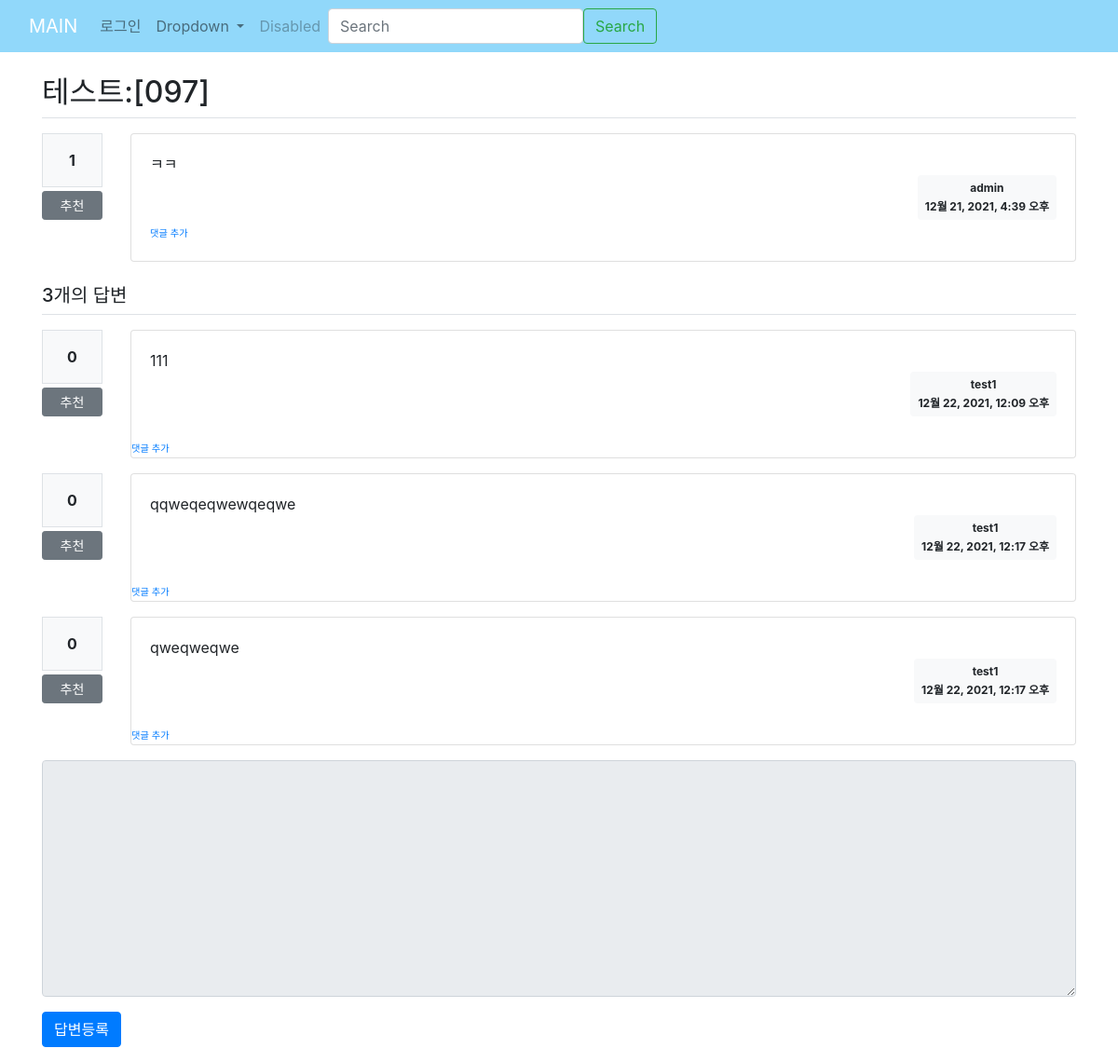
Page /113/ on the committed database.
### board/models.py (models this page shows, shortened)
class Question(models.Model):
    modify_date = models.DateTimeField(null=True, blank=True)
    author = models.ForeignKey(User, on_delete=models.CASCADE, related_name='author_question')
    subject = models.CharField(max_length=200)
    content = models.TextField()
    create_date = models.DateTimeField()
    voter = models.ManyToManyField(User, related_name='voter_question')

class Answer(models.Model):
    modify_date = models.DateTimeField(null=True, blank=True)
    author = models.ForeignKey(User, on_delete=models.CASCADE, null=True, related_name='author_answer')
    question = models.ForeignKey(Question, on_delete=models.CASCADE)
    content = models.TextField()
    create_date = models.DateTimeField()
    voter = models.ManyToManyField(User, related_name='voter_answer')

### board/views/base_views.py (the view)
# urls.py: path('<int:question_id>/', base_views.detail, name='detail'),
def detail(request, question_id):
    question = get_object_or_404(Question, pk=question_id)
    context = {'question': question}
    return render(request, 'board/question_detail.html', context)

### templates/board/question_detail.html (shortened to what this page needs)
{% extends 'base.html' %}
{% block content %}
<div class="container my-3">
    <h2 class="border-bottom py-2">{{ question.subject }}</h2>
    <div class="row my-3">
        <div class="col-1">
            <div class="bg-light text-center p-3 border font-weight-bolder mb-1" id="test">
                {{question.voter.count}}
            </div>
            <a href="#" data-uri="{% url 'board:vote_question' question.id %}"
               class="recommend btn btn-sm btn-secondary btn-block my-1">추천</a>
        </div>
        <div class="col-11">
            <div class="card">
                <div class="card-body">
                    <div class="card-text" style="white-space: pre-line;">{{ question.content }}</div>
                        <div class="d-flex justify-content-end">
                            <div class="badge badge-light p-2">
                        <div class="mb-2">{{ question.author }}</div>
                    <div>{{ question.create_date }}</div>
                </div>
            </div>
            <div>
                <a href="{% url 'board:comment_create_question' question.id %}"
                   class="small"><small>댓글 추가</small>
                </a>
            </div>
        </div>
    </div>
    </div>
    </div>
    <h5 class="border-bottom my-3 py-2">{{ question.answer_set.count}}개의 답변</h5>
        {% for answer in question.answer_set.all %}
        <div class="row my-3">
            <div class="col-1">
                <div class="bg-light text-center p-3 border font-weight-bolder mb-1">
                    {{answer.voter.count}}
                </div>
                <a href="#" data-uri="{% url 'board:vote_answer' question.id %}"
                   class="recommend btn btn-sm btn-secondary btn-block my-1">추천</a>
            </div>
        <div class="col-11">
            <div class="card">
            <div class="card-body">
             <div class="card-text" style="white-space: pre-line;">{{ answer.content }}</div>
            <div class="d-flex justify-content-end">
                <div class="badge badge-light p-2">
                    <div class="mb-2">{{ answer.author }}</div>
                    <div>{{ answer.create_date }}</div>
                </div>
            </div>
            </div>
            <div>
                <a href="{% url 'board:comment_create_answer' question.id %}"
                   class="small"><small>댓글 추가</small>
                </a>
            </div>
        </div>
        </div>
    </div>
    {% endfor %}
    <form action="{% url 'board:answer_create' question.id %}" method="post" class="my-3">
        <div class="form-group">
            <textarea {% if not user.is_authenticated %}disabled{% endif %} name="content" id="content" rows="10" class="form-control"></textarea>
        </div>
    <input type="submit" value="답변등록" class="btn btn-primary">
    </form>
</div>
{% endblock %}

### rows in the picture
Question: subject "테스트:[097]", voter.count "1", content "ㅋㅋ", author "admin", create_date "12월 21, 2021, 4:39 오후", answer_set.count "3"
Answer: voter.count "0", content "111", author "test1", create_date "12월 22, 2021, 12:09 오후"
Answer: voter.count "0", content "qqweqeqwewqeqwe", author "test1", create_date "12월 22, 2021, 12:17 오후"
Answer: voter.count "0", content "qweqweqwe", author "test1", create_date "12월 22, 2021, 12:17 오후"
